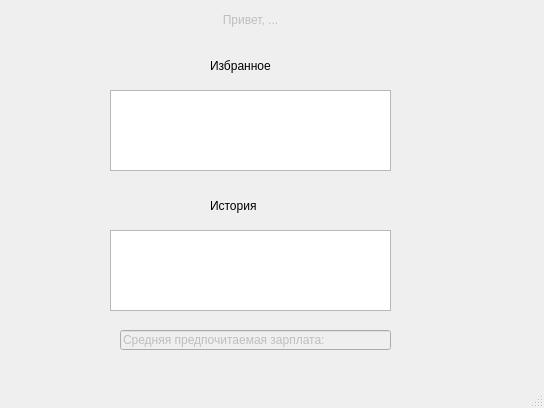
<?xml version="1.0" encoding="UTF-8"?>
<ui version="4.0">
 <class>MainWindow</class>
 <widget class="QMainWindow" name="MainWindow">
  <property name="geometry">
   <rect>
    <x>0</x>
    <y>0</y>
    <width>544</width>
    <height>408</height>
   </rect>
  </property>
  <property name="windowTitle">
   <string>MainWindow</string>
  </property>
  <widget class="QWidget" name="centralwidget">
   <widget class="QLabel" name="label">
    <property name="geometry">
     <rect>
      <x>210</x>
      <y>50</y>
      <width>121</width>
      <height>31</height>
     </rect>
    </property>
    <property name="text">
     <string>Избранное</string>
    </property>
   </widget>
   <widget class="QListWidget" name="favourite_edit">
    <property name="geometry">
     <rect>
      <x>110</x>
      <y>90</y>
      <width>281</width>
      <height>81</height>
     </rect>
    </property>
   </widget>
   <widget class="QLabel" name="label_2">
    <property name="geometry">
     <rect>
      <x>210</x>
      <y>190</y>
      <width>121</width>
      <height>31</height>
     </rect>
    </property>
    <property name="text">
     <string>История</string>
    </property>
   </widget>
   <widget class="QListWidget" name="history_edit">
    <property name="geometry">
     <rect>
      <x>110</x>
      <y>230</y>
      <width>281</width>
      <height>81</height>
     </rect>
    </property>
   </widget>
   <widget class="QLineEdit" name="average_edit">
    <property name="enabled">
     <bool>false</bool>
    </property>
    <property name="geometry">
     <rect>
      <x>120</x>
      <y>330</y>
      <width>271</width>
      <height>20</height>
     </rect>
    </property>
    <property name="text">
     <string>Средняя предпочитаемая зарплата: </string>
    </property>
   </widget>
   <widget class="QLabel" name="hello_label">
    <property name="enabled">
     <bool>false</bool>
    </property>
    <property name="geometry">
     <rect>
      <x>110</x>
      <y>10</y>
      <width>281</width>
      <height>20</height>
     </rect>
    </property>
    <property name="layoutDirection">
     <enum>Qt::LeftToRight</enum>
    </property>
    <property name="text">
     <string>Привет, ...</string>
    </property>
    <property name="alignment">
     <set>Qt::AlignCenter</set>
    </property>
   </widget>
  </widget>
  <widget class="QMenuBar" name="menubar">
   <property name="geometry">
    <rect>
     <x>0</x>
     <y>0</y>
     <width>544</width>
     <height>22</height>
    </rect>
   </property>
  </widget>
  <widget class="QStatusBar" name="statusbar"/>
 </widget>
 <resources/>
 <connections/>
</ui>
